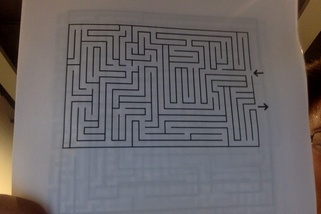
#> input picture noisy_images/noise0.jpg, 321 x 214 px, shrunk from 1080 x 720 before the run
$ python test0.py
#> lines starting #> are read from the running program, lines starting #| are printed output that depends on the picture; after the words box and inside, x2 and y2 are one past the last pixel; in counts of white or black regions, pixels touching at a corner belong together

# testing filtering stuff

import cv2
import numpy as np
from matplotlib import pyplot as plt
import copy

names = ['0', '1.jpg', '2.jpg', '3.png', '4.jpg', '5.png']
names = ['noisy_images/noise{}.jpg'.format(i) for i in range(6)]


for name in names:
	img = cv2.imread(name, cv2.IMREAD_GRAYSCALE)
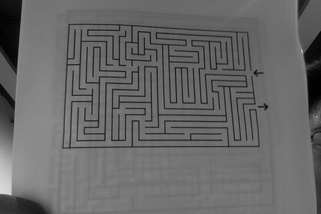
#> img: shape (214, 321); min 0, max 220, mean 103.9
	img_copy = img.copy()

	# global thresholding
	ret1, th1 = cv2.threshold(img,127,255,cv2.THRESH_BINARY)
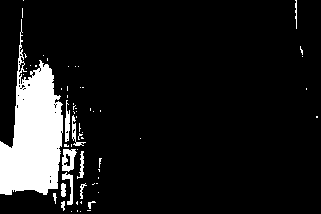
#> th1: shape (214, 321); 10.4% white; 62 white regions (50 under 20 px), largest, box (x1, y1, x2, y2) and area: (0, 19, 63, 195) 6072, (62, 149, 77, 172) 221, (65, 100, 70, 142) 142

	# Otsu's thresholding
	ret2,th2 = cv2.threshold(img,0,255,cv2.THRESH_BINARY+cv2.THRESH_OTSU)
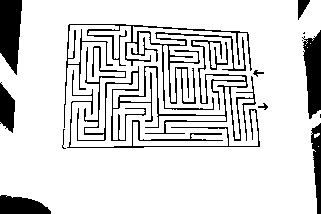
#> th2: shape (214, 321); 85.1% white; 15 black regions (3 under 20 px), largest, box (x1, y1, x2, y2) and area: (77, 40, 256, 141) 2546, (64, 24, 252, 128) 2318, (0, 0, 22, 75) 1278
#> ret2 = 80

	# add median filter (3x3)
	kernel = np.ones((3,3), np.float32)/9
	th3 = cv2.filter2D(img, -1, kernel)
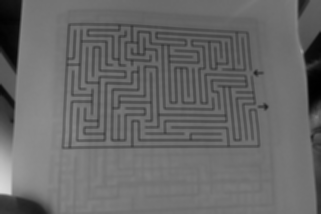
#> th3: shape (214, 321); min 1, max 217, mean 103.9

	# gaussian then otsu's
	blur = cv2.GaussianBlur(img,(5,5),0)
	ret4,th4 = cv2.threshold(blur,0,255,cv2.THRESH_BINARY+cv2.THRESH_OTSU)
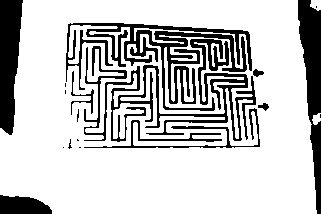
#> th4: shape (214, 321); 77.4% white; 18 black regions (9 under 20 px), largest, box (x1, y1, x2, y2) and area: (66, 23, 252, 111) 4414, (84, 39, 256, 142) 4141, (298, 0, 321, 214) 2623
#> ret4 = 91

	# otsu's then gaussian
	ret5,th5 = cv2.threshold(img,0,255,cv2.THRESH_BINARY+cv2.THRESH_OTSU)
#> ret5 = 80
	th5 = cv2.GaussianBlur(img, (5,5), 0)

#> (the run stopped early here; a loop or call above may not have finished)
